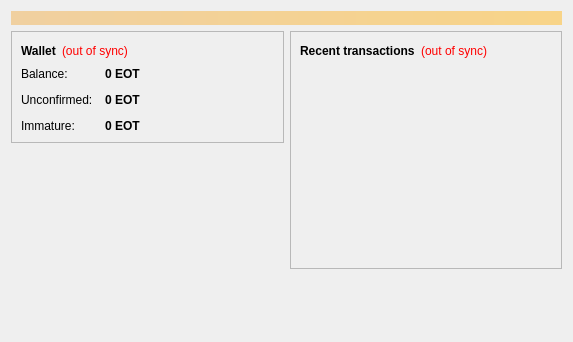
<?xml version="1.0" encoding="UTF-8"?>
<ui version="4.0">
 <class>OverviewPage</class>
 <widget class="QWidget" name="OverviewPage">
  <property name="geometry">
   <rect>
    <x>0</x>
    <y>0</y>
    <width>573</width>
    <height>342</height>
   </rect>
  </property>
  <property name="windowTitle">
   <string>Form</string>
  </property>
  <layout class="QVBoxLayout" name="topLayout">
   <item>
    <widget class="QLabel" name="labelAlerts">
     <property name="visible">
      <bool>false</bool>
     </property>
     <property name="styleSheet">
      <string notr="true">background-color: qlineargradient(x1: 0, y1: 0, x2: 1, y2: 0, stop:0 #F0D0A0, stop:1 #F8D488); color:#000000;</string>
     </property>
     <property name="wordWrap">
      <bool>true</bool>
     </property>
     <property name="margin">
      <number>3</number>
     </property>
    </widget>
   </item>
   <item>
    <layout class="QHBoxLayout" name="horizontalLayout" stretch="1,1">
     <item>
      <layout class="QVBoxLayout" name="verticalLayout_2">
       <item>
        <widget class="QFrame" name="frame">
         <property name="frameShape">
          <enum>QFrame::StyledPanel</enum>
         </property>
         <property name="frameShadow">
          <enum>QFrame::Raised</enum>
         </property>
         <layout class="QVBoxLayout" name="verticalLayout_4">
          <item>
           <layout class="QHBoxLayout" name="horizontalLayout_4">
            <item>
             <widget class="QLabel" name="label_5">
              <property name="font">
               <font>
                <weight>75</weight>
                <bold>true</bold>
               </font>
              </property>
              <property name="text">
               <string>Wallet</string>
              </property>
             </widget>
            </item>
            <item>
             <widget class="QLabel" name="labelWalletStatus">
              <property name="toolTip">
               <string>The displayed information may be out of date. Your wallet automatically synchronizes with the EOTCoin network after a connection is established, but this process has not completed yet.</string>
              </property>
              <property name="styleSheet">
               <string notr="true">QLabel { color: red; }</string>
              </property>
              <property name="text">
               <string notr="true">(out of sync)</string>
              </property>
              <property name="alignment">
               <set>Qt::AlignLeading|Qt::AlignLeft|Qt::AlignVCenter</set>
              </property>
             </widget>
            </item>
            <item>
             <spacer name="horizontalSpacer_2">
              <property name="orientation">
               <enum>Qt::Horizontal</enum>
              </property>
              <property name="sizeHint" stdset="0">
               <size>
                <width>40</width>
                <height>20</height>
               </size>
              </property>
             </spacer>
            </item>
           </layout>
          </item>
          <item>
           <layout class="QFormLayout" name="formLayout_2">
            <property name="fieldGrowthPolicy">
             <enum>QFormLayout::AllNonFixedFieldsGrow</enum>
            </property>
            <property name="horizontalSpacing">
             <number>12</number>
            </property>
            <property name="verticalSpacing">
             <number>12</number>
            </property>
            <item row="0" column="0">
             <widget class="QLabel" name="label">
              <property name="text">
               <string>Balance:</string>
              </property>
             </widget>
            </item>
            <item row="0" column="1">
             <widget class="QLabel" name="labelBalance">
              <property name="font">
               <font>
                <weight>75</weight>
                <bold>true</bold>
               </font>
              </property>
              <property name="cursor">
               <cursorShape>IBeamCursor</cursorShape>
              </property>
              <property name="toolTip">
               <string>Your current balance</string>
              </property>
              <property name="text">
               <string notr="true">0 EOT</string>
              </property>
              <property name="textInteractionFlags">
               <set>Qt::LinksAccessibleByMouse|Qt::TextSelectableByKeyboard|Qt::TextSelectableByMouse</set>
              </property>
             </widget>
            </item>
            <item row="1" column="0">
             <widget class="QLabel" name="label_3">
              <property name="text">
               <string>Unconfirmed:</string>
              </property>
             </widget>
            </item>
            <item row="1" column="1">
             <widget class="QLabel" name="labelUnconfirmed">
              <property name="font">
               <font>
                <weight>75</weight>
                <bold>true</bold>
               </font>
              </property>
              <property name="cursor">
               <cursorShape>IBeamCursor</cursorShape>
              </property>
              <property name="toolTip">
               <string>Total of transactions that have yet to be confirmed, and do not yet count toward the current balance</string>
              </property>
              <property name="text">
               <string notr="true">0 EOT</string>
              </property>
              <property name="textInteractionFlags">
               <set>Qt::LinksAccessibleByMouse|Qt::TextSelectableByKeyboard|Qt::TextSelectableByMouse</set>
              </property>
             </widget>
            </item>
            <item row="2" column="0">
             <widget class="QLabel" name="labelImmatureText">
              <property name="text">
               <string>Immature:</string>
              </property>
             </widget>
            </item>
            <item row="2" column="1">
             <widget class="QLabel" name="labelImmature">
              <property name="font">
               <font>
                <weight>75</weight>
                <bold>true</bold>
               </font>
              </property>
              <property name="toolTip">
               <string>Mined balance that has not yet matured</string>
              </property>
              <property name="text">
               <string notr="true">0 EOT</string>
              </property>
              <property name="textInteractionFlags">
               <set>Qt::LinksAccessibleByMouse|Qt::TextSelectableByKeyboard|Qt::TextSelectableByMouse</set>
              </property>
             </widget>
            </item>
           </layout>
          </item>
         </layout>
        </widget>
       </item>
       <item>
        <spacer name="verticalSpacer">
         <property name="orientation">
          <enum>Qt::Vertical</enum>
         </property>
         <property name="sizeHint" stdset="0">
          <size>
           <width>20</width>
           <height>40</height>
          </size>
         </property>
        </spacer>
       </item>
        <item>
         <widget class="QLabel" name="label_wallet_bgcoin">
          <property name="text">
           <string/>
          </property>
          <property name="pixmap">
           <pixmap resource="../bitcoin.qrc">:/images/wallet_bgcoin</pixmap>
          </property>
          <property name="scaledContents">
           <bool>false</bool>
          </property>
          <property name="alignment">
           <set>Qt::AlignCenter</set>
          </property>
          <property name="margin">
           <number>-2</number>
          </property>
         </widget>
        </item>
        <item>
         <widget class="QLabel" name="label_6">
          <property name="text">
           <string/>
          </property>
         </widget>
        </item>
      </layout>
     </item>
     <item>
      <layout class="QVBoxLayout" name="verticalLayout_3">
       <item>
        <widget class="QFrame" name="frame_2">
         <property name="frameShape">
          <enum>QFrame::StyledPanel</enum>
         </property>
         <property name="frameShadow">
          <enum>QFrame::Raised</enum>
         </property>
         <layout class="QVBoxLayout" name="verticalLayout">
          <item>
           <layout class="QHBoxLayout" name="horizontalLayout_2">
            <item>
             <widget class="QLabel" name="label_4">
              <property name="text">
               <string>&lt;b&gt;Recent transactions&lt;/b&gt;</string>
              </property>
             </widget>
            </item>
            <item>
             <widget class="QLabel" name="labelTransactionsStatus">
              <property name="toolTip">
               <string>The displayed information may be out of date. Your wallet automatically synchronizes with the EOTCoin network after a connection is established, but this process has not completed yet.</string>
              </property>
              <property name="styleSheet">
               <string notr="true">QLabel { color: red; }</string>
              </property>
              <property name="text">
               <string notr="true">(out of sync)</string>
              </property>
              <property name="alignment">
               <set>Qt::AlignRight|Qt::AlignTrailing|Qt::AlignVCenter</set>
              </property>
             </widget>
            </item>
            <item>
             <spacer name="horizontalSpacer">
              <property name="orientation">
               <enum>Qt::Horizontal</enum>
              </property>
              <property name="sizeHint" stdset="0">
               <size>
                <width>40</width>
                <height>20</height>
               </size>
              </property>
             </spacer>
            </item>
           </layout>
          </item>
          <item>
           <widget class="QListView" name="listTransactions">
            <property name="styleSheet">
             <string notr="true">QListView { background: transparent; }</string>
            </property>
            <property name="frameShape">
             <enum>QFrame::NoFrame</enum>
            </property>
            <property name="verticalScrollBarPolicy">
             <enum>Qt::ScrollBarAlwaysOff</enum>
            </property>
            <property name="horizontalScrollBarPolicy">
             <enum>Qt::ScrollBarAlwaysOff</enum>
            </property>
            <property name="selectionMode">
             <enum>QAbstractItemView::NoSelection</enum>
            </property>
           </widget>
          </item>
         </layout>
        </widget>
       </item>
       <item>
        <spacer name="verticalSpacer_2">
         <property name="orientation">
          <enum>Qt::Vertical</enum>
         </property>
         <property name="sizeHint" stdset="0">
          <size>
           <width>20</width>
           <height>40</height>
          </size>
         </property>
        </spacer>
       </item>
      </layout>
     </item>
    </layout>
   </item>
  </layout>
 </widget>
 <resources/>
 <connections/>
</ui>
